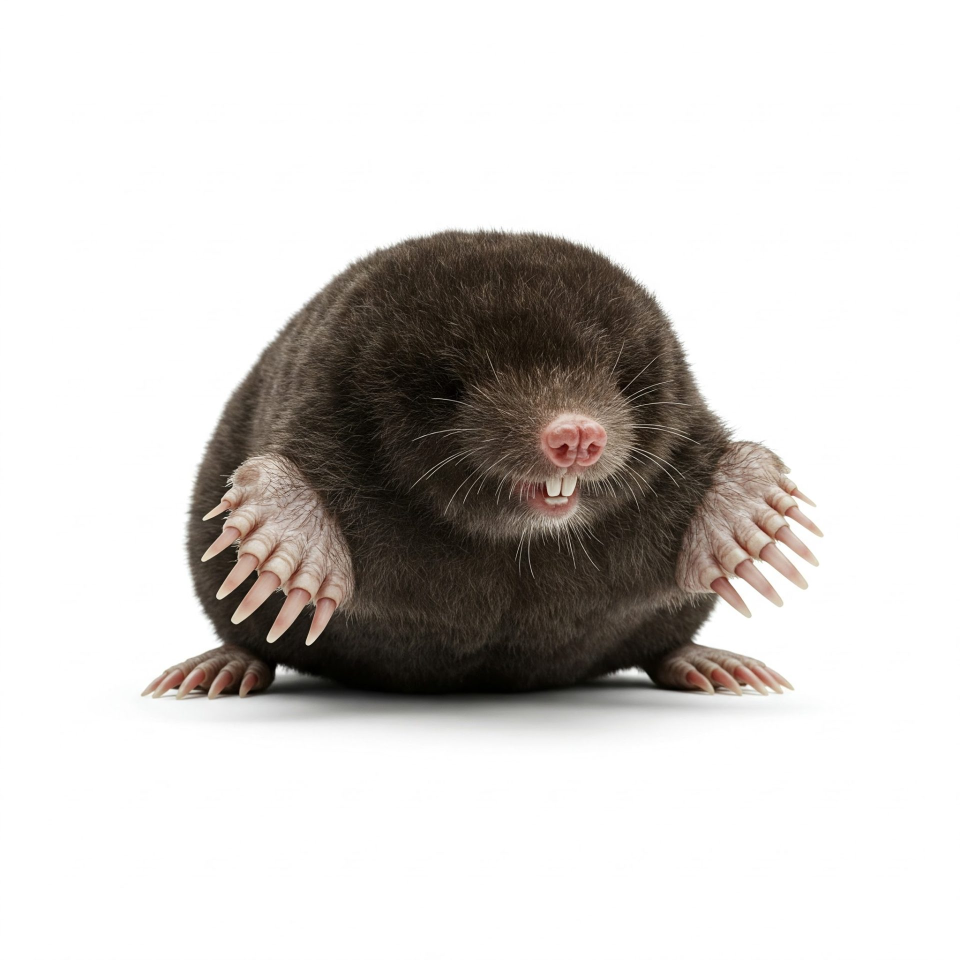
#> input picture tools/ref/mole.jpg, 1920 x 1920 px (shown at 1/2 size)
$ python -i gen_assets.py   (imports and definitions only)
#> lines starting #> are read from the running program, lines starting #| are printed output that depends on the picture
#!/usr/bin/env python3
"""Genera tutta la grafica del gioco (PNG) con texture procedurali.

Uso:  python3 tools/gen_assets.py
Richiede: numpy, scipy, Pillow.
Le immagini finiscono in app/src/main/res/drawable-nodpi (e l'icona in mipmap-xxxhdpi).
Per sostituire un'immagine con una foto o un disegno fatto a mano basta
rimpiazzare il PNG mantenendo lo stesso nome e le stesse proporzioni.
"""
import math
import os
import sys

import numpy as np
from PIL import Image, ImageDraw
from scipy import ndimage as ndi

ROOT = os.path.dirname(os.path.dirname(os.path.abspath(__file__)))
OUT = os.path.join(ROOT, "app/src/main/res/drawable-nodpi")
ICON_OUT = os.path.join(ROOT, "app/src/main/res/mipmap-xxxhdpi")
T = 96  # pixel per casella

LIGHT = np.array([-0.45, -0.65, 0.62])
LIGHT = LIGHT / np.linalg.norm(LIGHT)
HALF = LIGHT + np.array([0, 0, 1.0])
HALF = HALF / np.linalg.norm(HALF)


# ---------------------------------------------------------------- rumore
# [25 lines left out: functions fbm, fbm1, not called in this run]


def smooth(t):
    t = np.clip(t, 0, 1)
    return t * t * (3 - 2 * t)


def lerp(a, b, t):
    return a + (b - a) * t


# [27 lines left out: functions lit_from_height, shade, not called in this run]


class Cv:
    """Tela con supersampling; le coordinate sono sempre in pixel finali."""

    # [9 lines left out: functions __init__, _mask, not called in this run]

    def ell(self, cx, cy, rx, ry):
        return self._mask(lambda d, s: d.ellipse(
            [(cx - rx) * s, (cy - ry) * s, (cx + rx) * s, (cy + ry) * s], fill=255))

    def rrect(self, x0, y0, x1, y1, r):
        return self._mask(lambda d, s: d.rounded_rectangle(
            [x0 * s, y0 * s, x1 * s, y1 * s], radius=r * s, fill=255))

    # [6 lines left out: function capsule, not called in this run]

    def poly(self, pts):
        return self._mask(lambda d, s: d.polygon([(x * s, y * s) for x, y in pts], fill=255))

    # [32 lines left out: functions over, add, glow, result, save, not called in this run]


def down(arr, s):
    h, w = arr.shape[0] // s, arr.shape[1] // s
    return arr.reshape(h, s, w, s, arr.shape[2]).mean(axis=(1, 3))


# ---------------------------------------------------------------- sfondi
SKY_TOP = np.array([34, 92, 184]) / 255.0
SKY_MID = np.array([104, 166, 228]) / 255.0
SKY_HOR = np.array([206, 228, 242]) / 255.0


# [289 lines left out: functions gen_sky, gen_mountains, gen_hills, dirt_tex, gen_ground, gen_brick and 5 more, not called in this run]


AQUA = (46, 214, 204)


# [70 lines left out: functions gem_shard, gen_gem, gen_battery, gen_chip, gen_spinfx, not called in this run]


# colori del viandante: gli stessi del modello 3D
WHITE_C, GRAPHITE, ORANGE_C, METAL = (248, 248, 252), (64, 68, 78), (238, 118, 28), (150, 156, 168)
GOLD, BLUE_C, LINING = (238, 184, 62), (62, 112, 190), (92, 142, 218)
HIDE, HIDE_LT, HIDE_DK = (156, 96, 48), (206, 148, 90), (112, 66, 34)
BLANKET, BLANKET_LT = (52, 104, 176), (112, 162, 222)


# [5 lines left out: function cloth_tex, not called in this run]


def pleat_tex(cv, period, ph=0.0, amp=0.16):
    xx = np.arange(cv.w)[None, :] / cv.ss
    return np.broadcast_to(1.0 - amp * (0.5 + 0.5 * np.cos(xx * 2 * math.pi / period + ph)), (cv.h, cv.w)).copy()


# [81 lines left out: functions cape, backpack, robe, sleeve_arm, boot_leg, not called in this run]


CAPES = {
    "idle": ((10, 98), (19, 129), 3.0, 0.0, 1.0),
    "run0": ((0, 64), (1, 106), -5.0, 0.5, 3.0),
    "run1": ((1, 74), (3, 114), 4.0, 1.8, 3.0),
    "run2": ((0, 62), (1, 103), -4.0, 3.1, 3.0),
    "run3": ((1, 76), (4, 116), 5.0, 4.4, 3.0),
    "jump": ((2, 40), (0, 90), 6.0, 2.2, 3.4),
    "icon": ((0, 58), (1, 112), 6.0, 0.9, 3.0),
}


# [40 lines left out: functions hero, head, gen_hero, not called in this run]


SPIN_FRAMES = 12


# [117 lines left out: function hero_spin, not called in this run]


def gen_spin_hero():
    for i in range(SPIN_FRAMES):
        save("hero_spin_%d" % i, hero_spin(2 * math.pi * i / SPIN_FRAMES))


# [188 lines left out: functions shell_field, add_field, beetle, gen_enemy, gen_flag, gen_3d and 1 more, not called in this run]


def gen_icon(hero_img):
    S = 192
    y = np.linspace(0, 1, S)[:, None, None]
    bg = np.broadcast_to(lerp(SKY_TOP, SKY_HOR, y), (S, S, 3)).copy()
    bg[150:, :, :] = np.array([70, 140, 40]) / 255.0
    bgi = Image.fromarray((bg * 255).astype(np.uint8), "RGB").convert("RGBA")
    h = Image.fromarray((hero_img * 255).astype(np.uint8), "RGBA").resize((126, 162), Image.LANCZOS)
    bgi.alpha_composite(h, (33, 8))
    mask = Image.new("L", (S * 2, S * 2), 0)
    ImageDraw.Draw(mask).rounded_rectangle([0, 0, S * 2 - 1, S * 2 - 1], radius=72, fill=255)
    bgi.putalpha(mask.resize((S, S), Image.LANCZOS))
    os.makedirs(ICON_OUT, exist_ok=True)
    bgi.save(os.path.join(ICON_OUT, "ic_launcher.png"), optimize=True)


# [27 lines not run here, left out]

>>> import cv2
>>> picture = cv2.imread('ref/mole.jpg', cv2.IMREAD_GRAYSCALE)
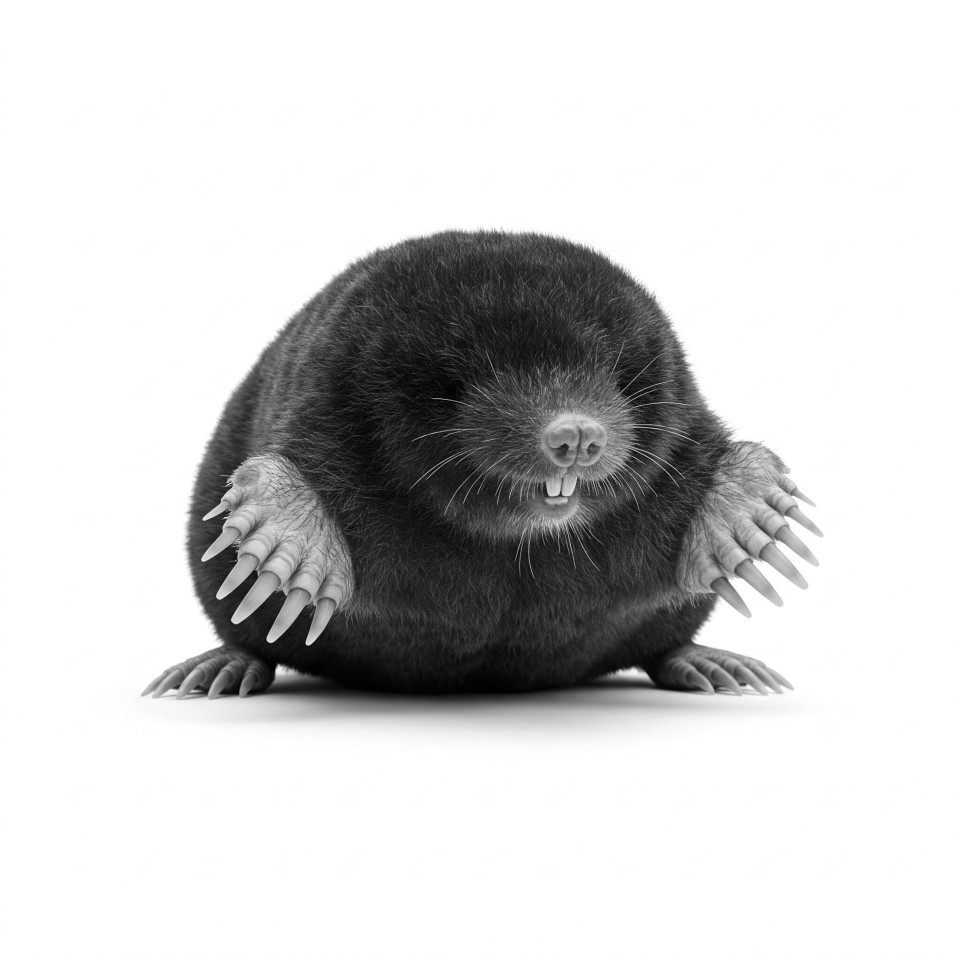
#> picture: shape (1920, 1920) (shown at 1/2 size); min 0, max 255, mean 208.3
>>> result = gen_icon(picture)
#> in gen_icon, `bgi = Image.fromarray((bg * 255).astype(np.uint8), "RGB").convert("RGB..`:
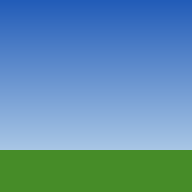
#> bgi: PIL image 192x192 RGBA; mean R, G, B, A 93.9, 143.6, 169.8, 255
#> (the run stopped early here; a loop or call above may not have finished)
